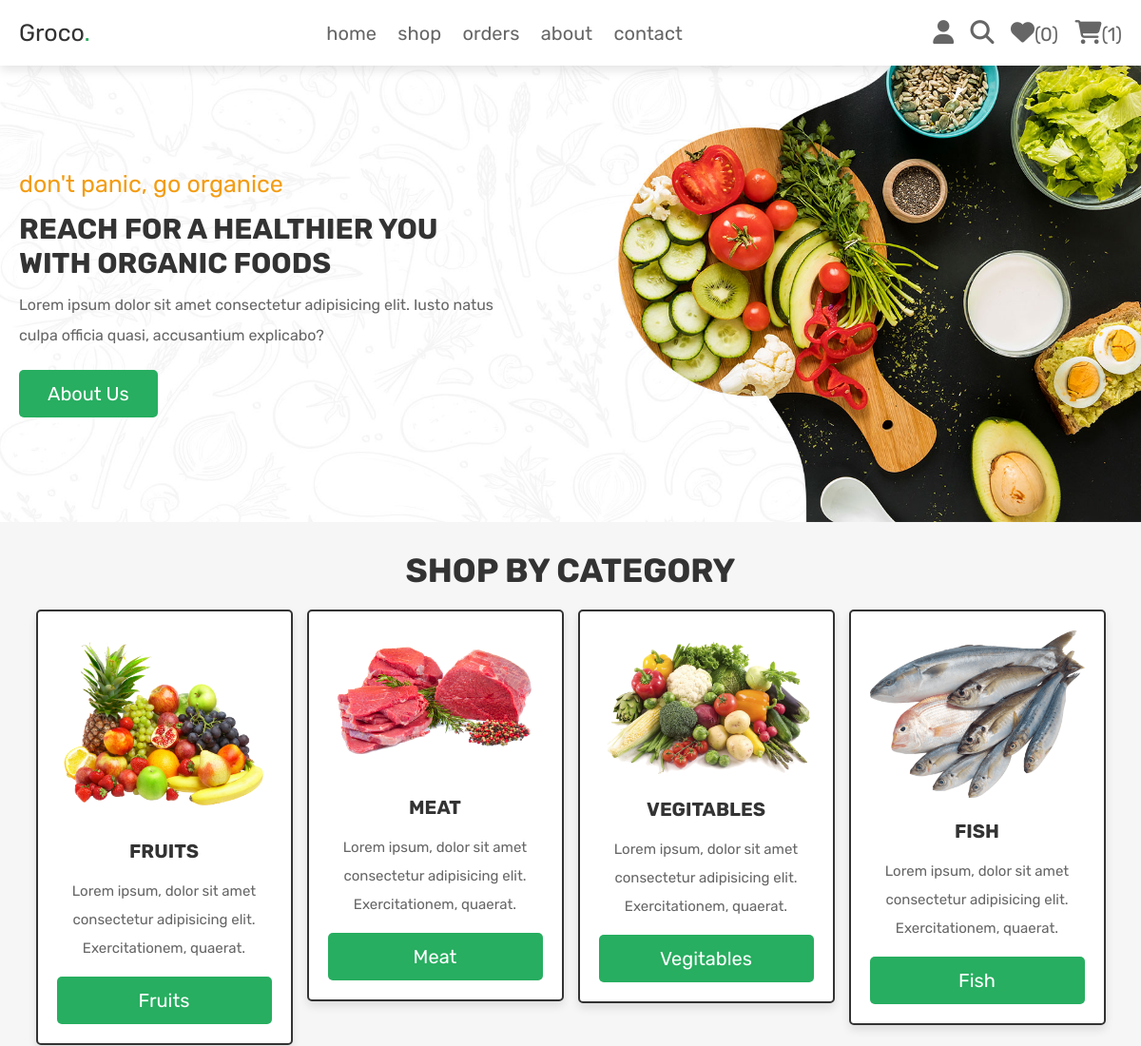
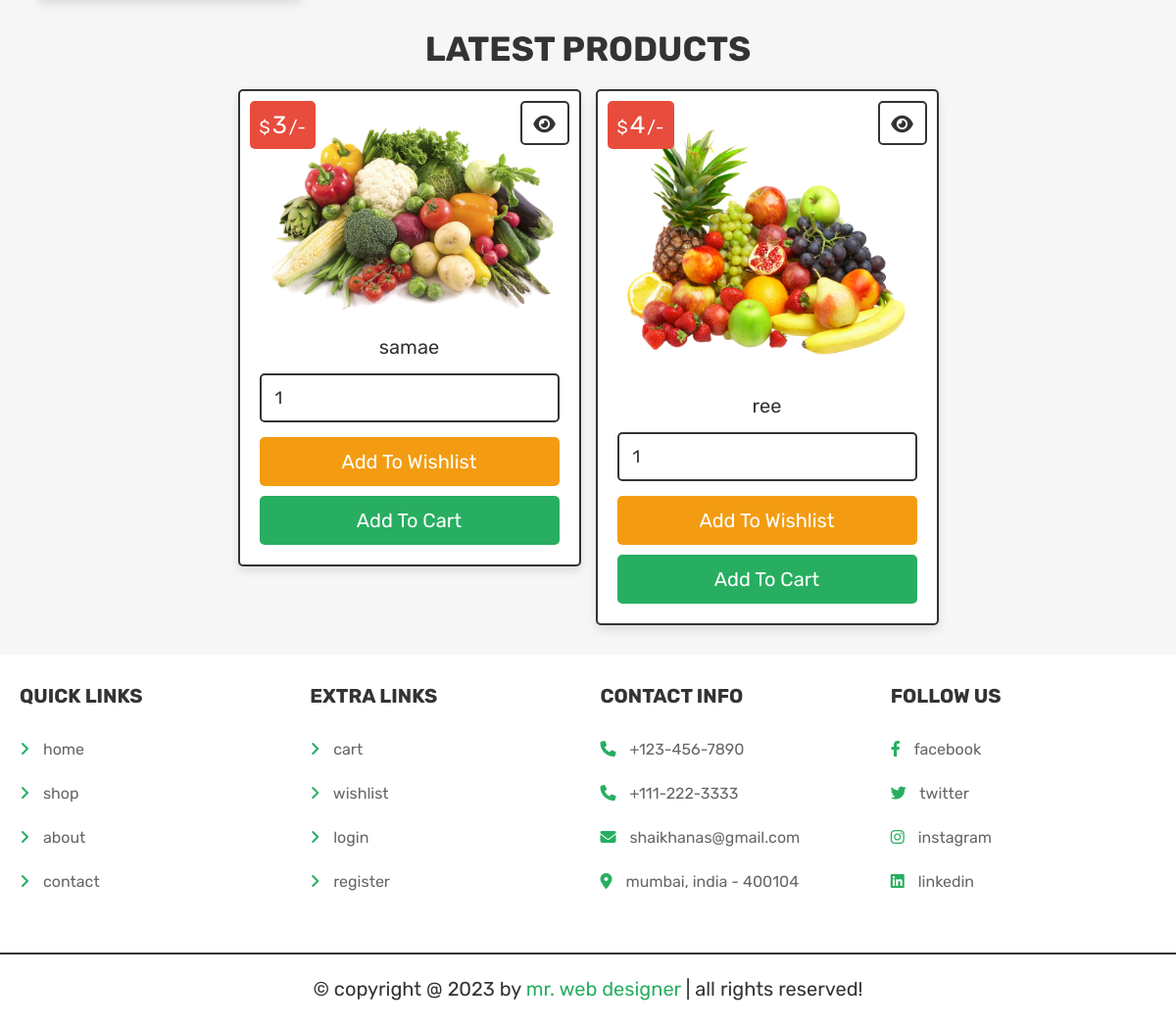
The app's page /home.php (signed in) with its own data (2 pictures, top to bottom).
### tables this page shows
CREATE TABLE IF NOT EXISTS `products` (
`id` int(100) NOT NULL,
  `name` varchar(100) NOT NULL,
  `category` varchar(20) NOT NULL,
  `details` varchar(500) NOT NULL,
  `price` int(100) NOT NULL,
  `image` varchar(100) NOT NULL
);

### home.php (the view, shortened to what this page needs)
<?php
@include 'config.php';
?>
<!DOCTYPE html>
<html lang="en">
<head>
   <link rel="stylesheet" href="https://cdnjs.cloudflare.com/ajax/libs/font-awesome/6.1.1/css/all.min.css">
   <link rel="stylesheet" href="css/style.css">
</head>
<body>
<?php include 'header.php'; ?>
<div class="home-bg">
   <section class="home">
      <div class="content">
         <span>don't panic, go organice</span>
         <h3>Reach For A Healthier You With Organic Foods</h3>
         <p>Lorem ipsum dolor sit amet consectetur adipisicing elit. Iusto natus culpa officia quasi, accusantium explicabo?</p>
         <a href="about.php" class="btn">about us</a>
      </div>
   </section>
</div>
<section class="home-category">
   <h1 class="title">shop by category</h1>
   <div class="box-container">
      <div class="box">
         <img src="images/cat-1.png" alt="">
         <h3>fruits</h3>
         <p>Lorem ipsum, dolor sit amet consectetur adipisicing elit. Exercitationem, quaerat.</p>
         <a href="category.php?category=fruits" class="btn">fruits</a>
      </div>
      <div class="box">
         <img src="images/cat-2.png" alt="">
         <h3>meat</h3>
         <p>Lorem ipsum, dolor sit amet consectetur adipisicing elit. Exercitationem, quaerat.</p>
         <a href="category.php?category=meat" class="btn">meat</a>
      </div>
      <div class="box">
         <img src="images/cat-3.png" alt="">
         <h3>vegitables</h3>
         <p>Lorem ipsum, dolor sit amet consectetur adipisicing elit. Exercitationem, quaerat.</p>
         <a href="category.php?category=vegitables" class="btn">vegitables</a>
      </div>
      <div class="box">
         <img src="images/cat-4.png" alt="">
         <h3>fish</h3>
         <p>Lorem ipsum, dolor sit amet consectetur adipisicing elit. Exercitationem, quaerat.</p>
         <a href="category.php?category=fish" class="btn">fish</a>
      </div>
   </div>
</section>
<section class="products">
   <h1 class="title">latest products</h1>
   <div class="box-container">
   <?php
      $select_products = $conn->prepare("SELECT * FROM `products` LIMIT 6");
      $select_products->execute();
      if($select_products->rowCount() > 0){
         while($fetch_products = $select_products->fetch(PDO::FETCH_ASSOC)){
   ?>
   <form action="" class="box" method="POST">
      <div class="price">$<span><?= $fetch_products['price']; ?></span>/-</div>
      <a href="view_page.php?pid=<?= $fetch_products['id']; ?>" class="fas fa-eye"></a>
      <img src="uploaded_img/<?= $fetch_products['image']; ?>" alt="">
      <div class="name"><?= $fetch_products['name']; ?></div>
      <input type="number" min="1" value="1" name="p_qty" class="qty">
      <input type="submit" value="add to wishlist" class="option-btn" name="add_to_wishlist">
      <input type="submit" value="add to cart" class="btn" name="add_to_cart">
   </form>
   <?php
      }
   }else{
      echo '<p class="empty">no products added yet!</p>';
   }
   ?>
   </div>
</section>
<?php include 'footer.php'; ?>
</body>
</html>

### css/style.css (style rules this page uses)
.home-bg { background: url(../images/home-bg.jpg) no-repeat; background-size: cover; background-position: center; }
.home-bg .home { display: flex; align-items: center; min-height: 60vh; }
.home-bg .home .content { width: 50rem; }
.home-bg .home .content span { color:var(--orange); font-size: 2.5rem; }
.home-bg .home .content h3 { font-size: 3rem; text-transform: uppercase; margin-top: 1.5rem; color:var(--black); }
.home-bg .home .content p { font-size: 1.6rem; padding:1rem 0; line-height: 2; color:var(--light-color); }
.home-bg .home .content a { display: inline-block; width: auto; }
.home-category .box-container { display: grid; grid-template-columns: repeat(auto-fit, 27rem); gap:1.5rem; justify-content: center; align-items: flex-start; }
.home-category .box-container .box { padding:2rem; text-align: center; border:var(--border); background-color: var(--white); box-shadow: var(--box-shadow); border-radius: .5rem; }
.home-category .box-container .box img { width: 100%; margin-bottom: 1rem; }
.home-category .box-container .box h3 { text-transform: uppercase; color:var(--black); padding:1rem 0; font-size: 2rem; }
.home-category .box-container .box p { line-height: 2; font-size: 1.5rem; color:var(--light-color); padding:.5rem 0; }
.home-category { padding-bottom: 0; }
.products .box-container { display: grid; grid-template-columns: repeat(auto-fit, 35rem); gap:1.5rem; justify-content: center; align-items: flex-start; }
.products .box-container .box { padding:2rem; text-align: center; border:var(--border); background-color: var(--white); box-shadow: var(--box-shadow); border-radius: .5rem; position: relative; }
.products .box-container .box .price { position: absolute; top:1rem; left:1rem; padding:1rem; border-radius: .5rem; background-color: var(--red); font-size: 1.8rem; color:var(--white); }
.products .box-container .box .price span { font-size: 2.5rem; color:var(--white); margin:0 .2rem; }
.products .box-container .box .fa-eye { position: absolute; top:1rem; right:1rem; border-radius: .5rem; height: 4.5rem; line-height: 4.3rem; width: 5rem; border:var(--border); color:var(--black); font-size: 2rem; background-color: var(--white); }
.products .box-container .box img { width: 100%; margin-bottom: 1rem; }
.products .box-container .box .name { font-size: 2rem; color:var(--black); padding:1rem 0; }
.products .box-container .box .qty { margin:.5rem 0; border-radius: .5rem; padding:1.2rem 1.4rem; font-size: 1.8rem; color:var(--black); border:var(--border); width: 100%; }

### css/components.css (style rules this page uses)
:root { --green:#27ae60; --orange:#f39c12; --red:#e74c3c; --black:#333; --light-color:#666; --white:#fff; --light-bg:#f6f6f6; --border:.2rem solid var(--black); --box-shadow:0 .5rem 1rem rgba(0,0,0,.1); }
* { font-family: 'Rubik', sans-serif; margin:0; padding:0; box-sizing: border-box; outline: none; border:none; text-decoration: none; color:var(--black); }
body { background-color: var(--light-bg); }
html { font-size: 62.5%; overflow-x: hidden; scroll-behavior: smooth; scroll-padding-top: 6.5rem; }
section { padding:3rem 2rem; max-width: 1200px; margin:0 auto; }
.btn, .delete-btn, .option-btn { display: block; width: 100%; margin-top: 1rem; border-radius: .5rem; color:var(--white); font-size: 2rem; padding:1.3rem 3rem; text-transform: capitalize; cursor: pointer; text-align: center; }
.btn { background-color: var(--green); }
.option-btn { background-color: var(--orange); }
.title { text-align: center; margin-bottom: 2rem; text-transform: uppercase; color:var(--black); font-size: 3.5rem; }

### records on screen
products: price "3", image (picture), name "samae"
products: price "4", image (picture), name "ree"

### other values on screen
$count_wishlist_items->rowCount() "0"
$count_cart_items->rowCount() "1"
